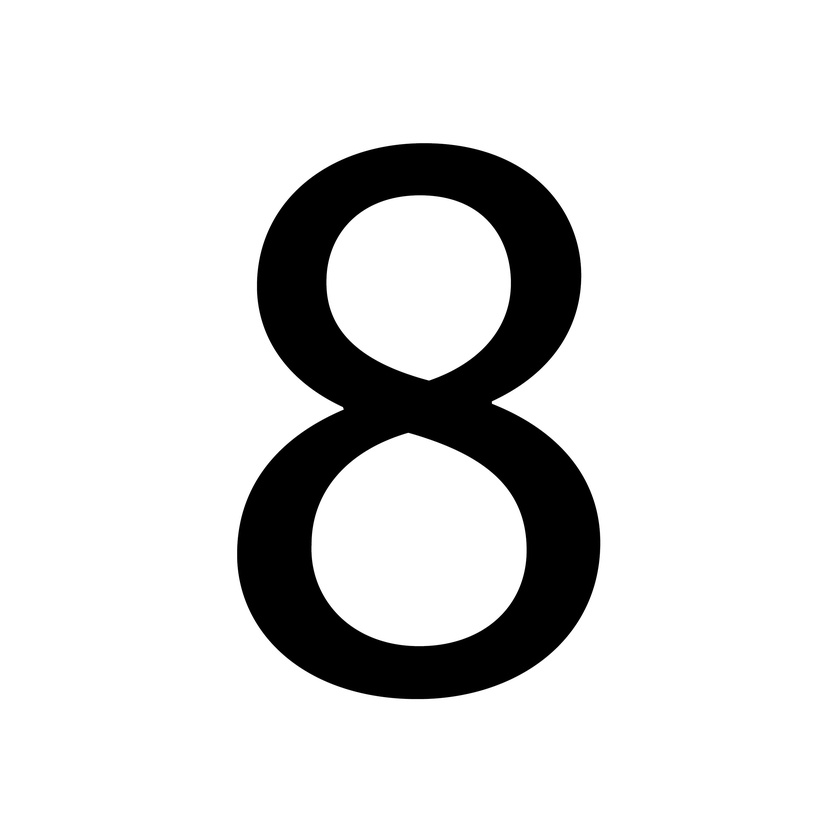
#> input picture Python/samples/eleven.jpg, 840 x 840 px, shrunk from 2750 x 2750 before the run
$ python neural.py
#> lines starting #> are read from the running program, lines starting #| are printed output that depends on the picture; after the words box and inside, x2 and y2 are one past the last pixel; in counts of white or black regions, pixels touching at a corner belong together
import cv2
import numpy as np
from PIL import Image
from mnist import MNIST
from os.path import exists
from json import load, dump

trained_data_dir = "./data/trained_data.json"
train_MNIST_data_dir = "./data/MNIST_train_data/"
color_part = 0.45
frames_multiplier = 1.5


class Neural:
    def __init__(self):
        self.coefficients = np.ones((10, 784), np.float32)

    def analyze(self, image_dir: str):
        image = self.__preprocessor(image_dir)
        results = np.zeros(10, np.float32)
        for i in range(len(results)):
            results[i] = np.sum(np.dot(self.coefficients[i], image))
        return np.argmax(results)

    def train(self, retrain=False):
#> (the call stopped at in train, `train_images, train_labels = MNIST(train_MNIST_data_dir).load_training()`: mnist is not available in this run)
        if not retrain and exists(trained_data_dir):
            self.coefficients = np.array(load(open(trained_data_dir, 'r', encoding="UTF-8")), np.float32)
            return
        train_images, train_labels = MNIST(train_MNIST_data_dir).load_training()
        train_images = self.__normalize(train_images)
        for i in range(len(train_labels)):
            image = train_images[i]
            label = train_labels[i]
            prediction = self.__analyze_train_image(image)
            if prediction != label:
                self.coefficients[label] += image
                self.coefficients[prediction] -= image
        dump(self.coefficients.tolist(), open(trained_data_dir, 'w', encoding="UTF-8"))

    def __analyze_train_image(self, image: np.array):
        results = np.zeros(10, np.float32)
        for i in range(len(results)):
            results[i] = np.sum(np.dot(self.coefficients[i], image))
        return np.argmax(results)

    def __preprocessor(self, image_dir: str):
#> called with image_dir = './samples/eleven.jpg'
        image = Image.open(image_dir).convert("L")
        image = image.point(self.__black_white_filter(np.asarray(image), image_dir[-3:].lower() == "jpg"))
#> in __black_white_filter, `threshold = 255 - self.__avg_color(image)`: threshold = 155
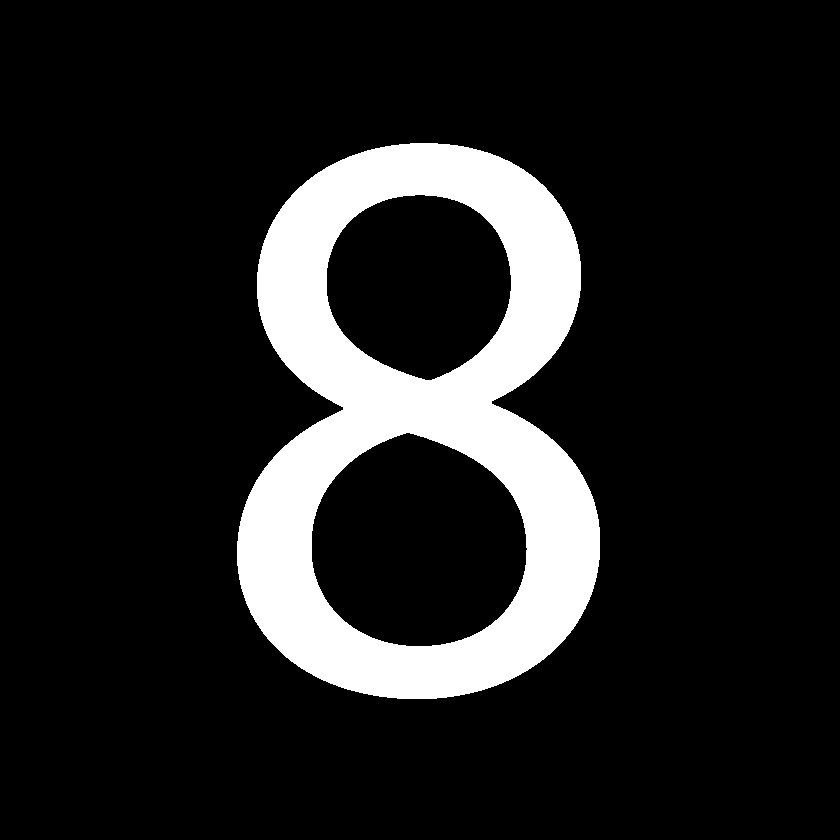
#> image: PIL image 840x840 L; values 0 (black) and 1 (white), 13.5% white; 1 white region, box (x1, y1, x2, y2) and area: (237, 143, 600, 699) 95345
        return self.__convert_to_square(np.asarray(image))

    def __convert_to_square(self, image: np.array):
        image = self.__crop(image)
        max_side_size = int(max(len(image), len(image[0])) * frames_multiplier)

        vertical_indent = (max_side_size - len(image)) // 2  # Находим вертикальный отступ
        horizontal_indent = (max_side_size - len(image[0])) // 2  # Находим горизонтальный отступ

        new_image = np.zeros((max_side_size, max_side_size), np.float32)
        for i in range(len(image)):
            for j in range(len(image[i])):
                new_image[i + vertical_indent][j + horizontal_indent] = image[i][j]
        return cv2.resize(new_image, (28, 28)).ravel()

    def __black_white_filter(self, image: np.array, jpg: bool):
        if jpg:
            threshold = 255 - self.__avg_color(image)

            def color_gen(x):
                return 1 if x < threshold else 0

            return color_gen
        else:
            threshold = self.__avg_color(image)

            def color_gen(x):
                return 0 if x < threshold else 1

            return color_gen

    def __crop(self, image: np.array):
        crop_coordinates = [None, None, None, None]  # y1, x1, y2, x2
        img_width = len(image[0]) - 1
#> img_width = 839
        img_height = len(image) - 1
#> img_height = 839
        for i in range(len(image[0])):
            if crop_coordinates[1] is None and self.__check_column(image, i):
                crop_coordinates[1] = i
            if crop_coordinates[3] is None and self.__check_column(image, img_width - i):
                crop_coordinates[3] = img_width - i
            if crop_coordinates[1] is not None and crop_coordinates[3] is not None:
                break
#> after the loop, crop_coordinates = 4 items
        for i in range(len(image)):
            if crop_coordinates[0] is None and self.__check_row(image, i):
                crop_coordinates[0] = i
            if crop_coordinates[2] is None and self.__check_row(image, img_height - i):
                crop_coordinates[2] = img_height - i
            if crop_coordinates[0] is not None and crop_coordinates[2] is not None:
                break
#> this loop made 144 passes
#> after the loop, crop_coordinates = [143, 237, 698, 599]
        return image[crop_coordinates[0]:crop_coordinates[2], crop_coordinates[1]: crop_coordinates[3]]
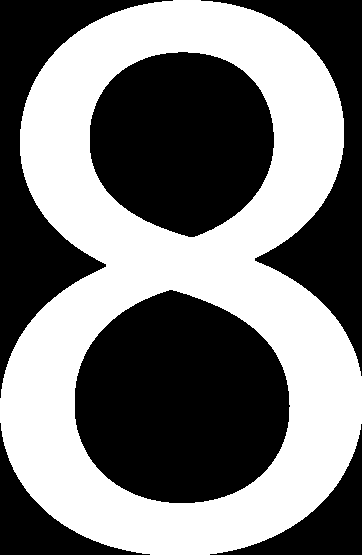
#> returned value: shape (555, 362); values 0 (black) and 1 (white), 47.4% white; 1 white region, box (x1, y1, x2, y2) and area: (0, 0, 362, 555) 95272

    @staticmethod
    def __check_row(matrix: np.array, index: int):
        for i in range(len(matrix[index])):
            if matrix[index][i] == 1:
                return True
        return False

    @staticmethod
    def __check_column(matrix: np.array, index: int):
        for i in range(len(matrix)):
            if matrix[i][index] == 1:
                return True
        return False

    @staticmethod
    def __normalize(array: list):
        for i in range(len(array)):
            array[i] = np.array(array[i]) / 255
        return array

    @staticmethod
    def __avg_color(image: np.array):
        return int(np.sum(image) / (len(image) * len(image[0])) * color_part) + 1


if __name__ == "__main__":
    neural = Neural()
    neural.train()

    samples_dir = "./samples/"
    samples_list = ["eleven.jpg", "four.png", "one_1.png", "one_2.png", "seven_1.png", "seven_2.jpg", "six_1.png",
                    "six_2.jpg", "six_3.jpg"]
    for sample in samples_list:
        print(neural.analyze(samples_dir + sample))
#> in __convert_to_square, `max_side_size = int(max(len(image), len(image[0])) * frames_multiplier)`: max_side_size = 832
#> in __convert_to_square, `vertical_indent = (max_side_size - len(image)) // 2`: vertical_indent = 138
#> in __convert_to_square, `horizontal_indent = (max_side_size - len(image[0])) // 2`: horizontal_indent = 235
#> after the loop in __convert_to_square, `for i in range(len(image)):`:
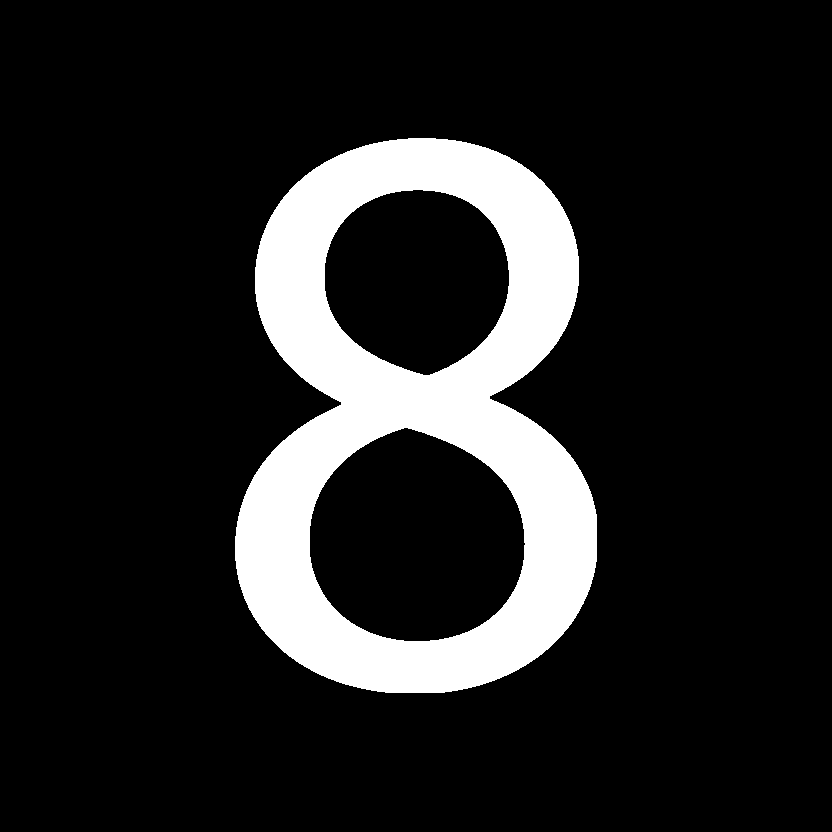
#> new_image: shape (832, 832) float32; values 0 (black) and 1 (white), 13.8% white; 1 white region, box (x1, y1, x2, y2) and area: (235, 138, 597, 693) 95272
#> in analyze, `image = self.__preprocessor(image_dir)`: image = 784 values, max 1 at index 151, min 0 at index 0, mean 0.133
#> after the loop in analyze, `for i in range(len(results)):`: results = [103.9, 103.9, 103.9, 103.9, 103.9, 103.9, 103.9, 103.9, 103.9, 103.9]
#> pass 2 of the loop `for sample in samples_list:`:
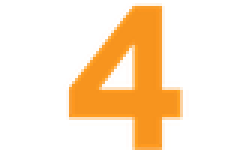
#> input picture Python/samples/four.Png, 82 x 52 px, shrunk from 270 x 170 before the run, found by its file name (shown 3 times larger)
#> in __preprocessor (call 2), `image = image.point(self.__black_white_filter(np.asarray(image), image..`:
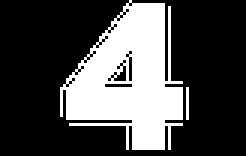
#> image: PIL image 82x52 L (shown 3 times larger); values 0 (black) and 1 (white), 29% white; 2 white regions (1 under 20 px), largest, box (x1, y1, x2, y2) and area: (20, 0, 61, 50) 1225
#> the loop in __crop (call 2), `for i in range(len(image[0])):` made 21 passes
#> the loop in __crop (call 2), `for i in range(len(image)):` made 3 passes
#> max_side_size = 73
#> vertical_indent = 12
#> horizontal_indent = 15
#> the loop in __convert_to_square (call 2), `for i in range(len(image)):` made 49 passes
#> after the loop in __convert_to_square (call 2), `for i in range(len(image)):`:
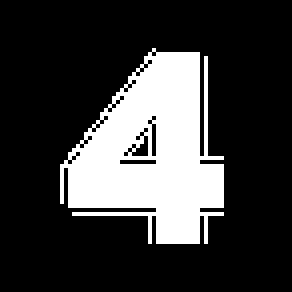
#> new_image: shape (73, 73) float32 (shown 4 times larger); values 0 (black) and 1 (white), 22.7% white; 1 white region, box (x1, y1, x2, y2) and area: (15, 12, 56, 61) 1212
#> (the run stopped early here; a loop or call above may not have finished)
